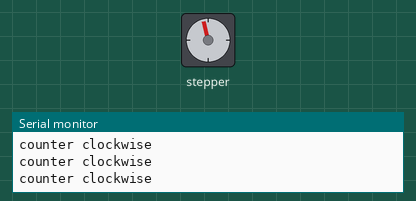
Bench run of a sketch on a simulated Arduino Uno, built with avr-gcc and run on an emulated ATmega328P. Shown: stepper motor, the last lines printed to the serial monitor. Wiring (inferred from the names in the program): stepper motor (2048 steps per turn assumed): coils pin 8, pin 9, pin 10, pin 11.

Above: at 1.55 s.
At 8.79 s:
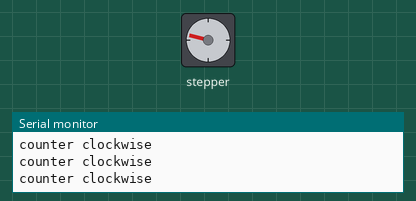
At 16.1 s:
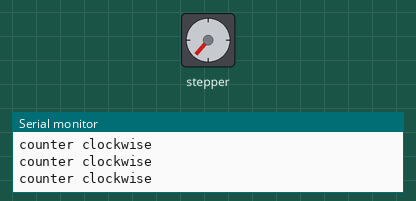
At 33.2 s:
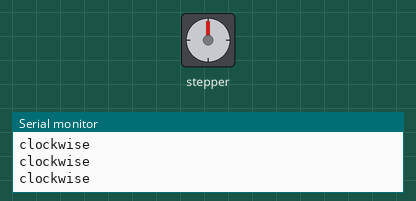
Timing chart, 0 to 40.0 s (numbered marks = the images above):
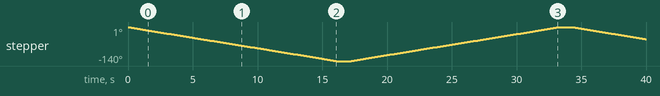

The sketch:

stepper.ino
```cpp
/*
stepper example
2017 budi rahardjo

using: 28BY J-48 stepper motor + ULN2003

*/

#define IN1 8
#define IN2 9
#define IN3 10
#define IN4 11
#define TUNGGU 10

int lookup[8] = {B01000, B01100, B00100, B00110, B00010, B00011, B00001, B01001};

void setup() {
   pinMode(IN1, OUTPUT);
   pinMode(IN2, OUTPUT);
   pinMode(IN3, OUTPUT);
   pinMode(IN4, OUTPUT);
   Serial.begin(9600);
}

void halfstep(int x) {
   for (int i=0; i < 4 ; i++) {
      digitalWrite(IN1, bitRead(lookup[x],0));
      digitalWrite(IN2, bitRead(lookup[x],1));
      digitalWrite(IN3, bitRead(lookup[x],2));
      digitalWrite(IN4, bitRead(lookup[x],3));
   }
}


void maju() {
   Serial.println("counter clockwise");
   for (int i=0; i < 8 ; i++) {
      halfstep(i);
      delay(TUNGGU);
   }
}

void mundur() {
   Serial.println("clockwise");
   for (int i=7; i >= 0  ; i--) {
      halfstep(i);
      delay(TUNGGU);
   }
}

void loop() {
   int i;
   for (i=0; i < 200; i++) {
      maju();
   }
   delay(1000);
   for (i=0; i < 200; i++) {
      mundur();
   }
   delay(1000);
}
```

Measured:
- by itself, stepper: turns 140° counter-clockwise in 16.0 s, then 140° clockwise in 16.0 s, then 49° counter-clockwise in 5.5 s
